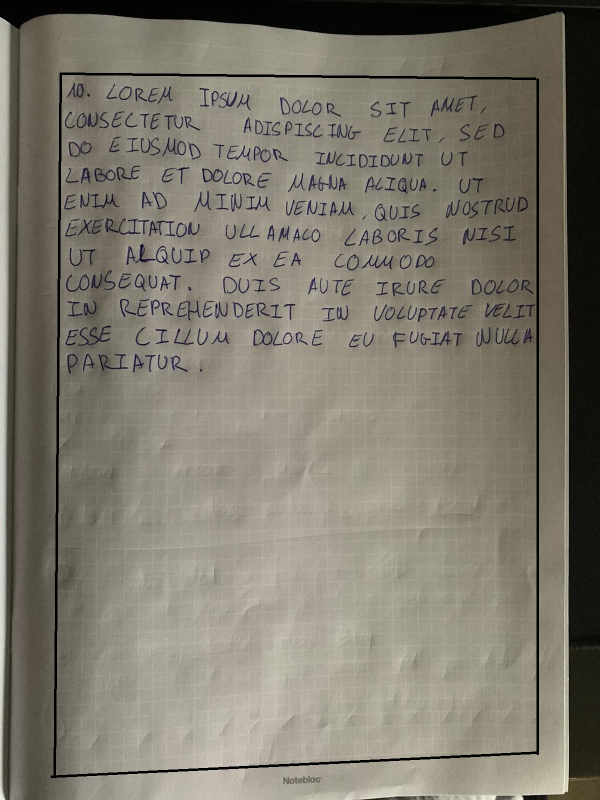
#> input picture imgs/img12.jpeg, 1200 x 1600 px (shown at 1/2 size)
$ python tractament_dades.py
#> lines starting #> are read from the running program, lines starting #| are printed output that depends on the picture; after the words box and inside, x2 and y2 are one past the last pixel; in counts of white or black regions, pixels touching at a corner belong together
import cv2
import numpy as np
import math
import matplotlib.pyplot as plt
import imutils
from imutils.perspective import four_point_transform
from skimage.filters import threshold_local


# [14 lines left out: function ResizeWithAspectRatio, not called in this run]


def fun_internet(path):
#> called with path = 'imgs/img12.jpeg'
    image = cv2.imread(path)
#> image is the input picture: shape (1600, 1200, 3); mean B, G, R 109, 121.4, 126.5
    ratio = image.shape[0] / 500.0
#> ratio = 3.2
    orig = image.copy()
    image = imutils.resize(image, height=500)
#> image: shape (500, 375, 3)
    # convert the image to grayscale, blur it, and find edges
    # in the image
    gray = cv2.cvtColor(image, cv2.COLOR_BGR2GRAY)
    gray = cv2.GaussianBlur(gray, (5, 5), 0)
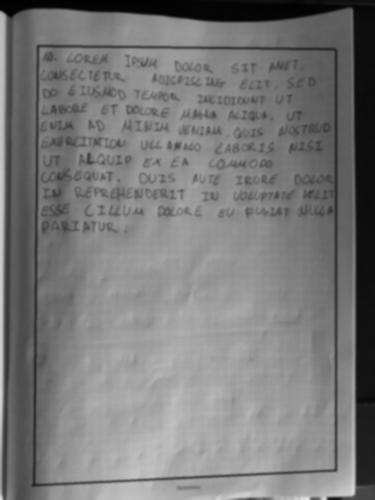
#> gray: shape (500, 375); min 1, max 227, mean 121.5
    edged = cv2.Canny(gray, 75, 200)
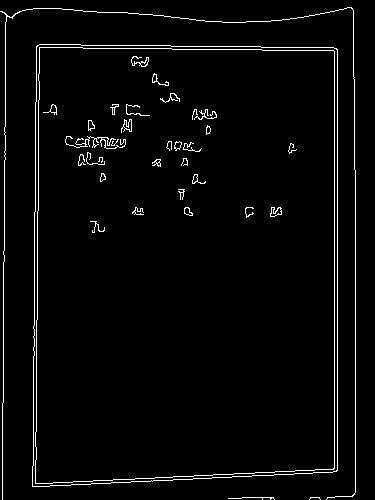
#> edged: shape (500, 375); 3% white in thin lines or dots
    # show the original image and the edge detected image
    print("STEP 1: Edge Detection")
    cv2.imshow("Image", image)
    cv2.imshow("Edged", edged)
    cv2.waitKey(0)
    cv2.destroyAllWindows()

    # find the contours in the edged image, keeping only the
    # largest ones, and initialize the screen contour
    cnts = cv2.findContours(edged.copy(), cv2.RETR_LIST, cv2.CHAIN_APPROX_SIMPLE)
#> cnts = 52 contours, 24 with area under 20; largest, box (x1, y1, x2, y2) and area: (32, 44, 338, 487) 131174, (32, 44, 338, 487) 131168, (35, 47, 335, 484) 126890, (35, 47, 335, 484) 126888, (270, 207, 282, 217) 66
    cnts = imutils.grab_contours(cnts)
    cnts = sorted(cnts, key=cv2.contourArea, reverse=True)[:5]
#> cnts = 5 contours; box (x1, y1, x2, y2) and area: (32, 44, 338, 487) 131174, (32, 44, 338, 487) 131168, (35, 47, 335, 484) 126890, (35, 47, 335, 484) 126888, (270, 207, 282, 217) 66
    # loop over the contours
    for c in cnts:
        # approximate the contour
        peri = cv2.arcLength(c, True)
        approx = cv2.approxPolyDP(c, 0.02 * peri, True)
        # if our approximated contour has four points, then we
        # can assume that we have found our screen
        if len(approx) == 4:
            screenCnt = approx
            break
#> this loop made 1 pass
#> (peri, screenCnt) on pass 1: (1481.5, [[37, 45], [32, 486], [336, 471], [337, 49]])
    # show the contour (outline) of the piece of paper
    print("STEP 2: Find contours of paper")
    cv2.drawContours(image, [screenCnt], -1, (0, 255, 0), 2)
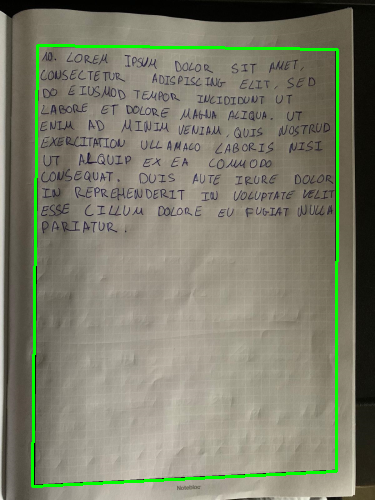
#> image: shape (500, 375, 3); mean B, G, R 107.6, 125.7, 124.7
    cv2.imshow("Outline", image)
    cv2.waitKey(0)
    cv2.destroyAllWindows()

    # apply the four point transform to obtain a top-down
    # view of the original image
    warped = four_point_transform(orig, screenCnt.reshape(4, 2) * ratio)
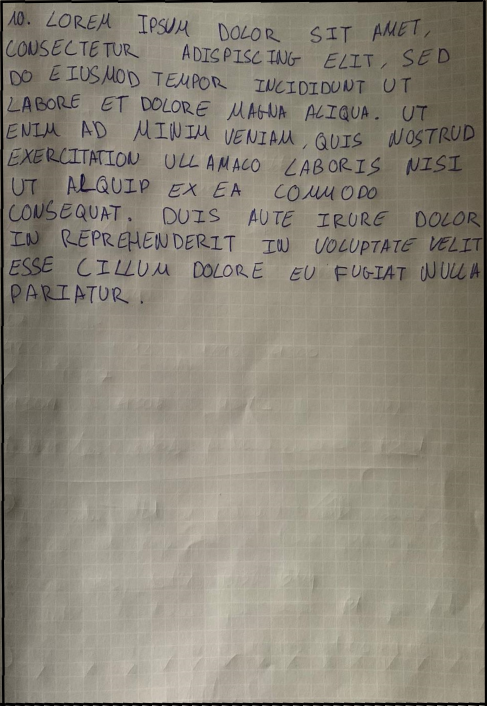
#> warped: shape (1411, 973, 3) (shown at 1/2 size); mean B, G, R 121.9, 134.5, 140.1
    # convert the warped image to grayscale, then threshold it
    # to give it that 'black and white' paper effect
    warped = cv2.cvtColor(warped, cv2.COLOR_BGR2GRAY)
#> warped: shape (1411, 973)
    T = threshold_local(warped, 11, offset=10, method="gaussian")
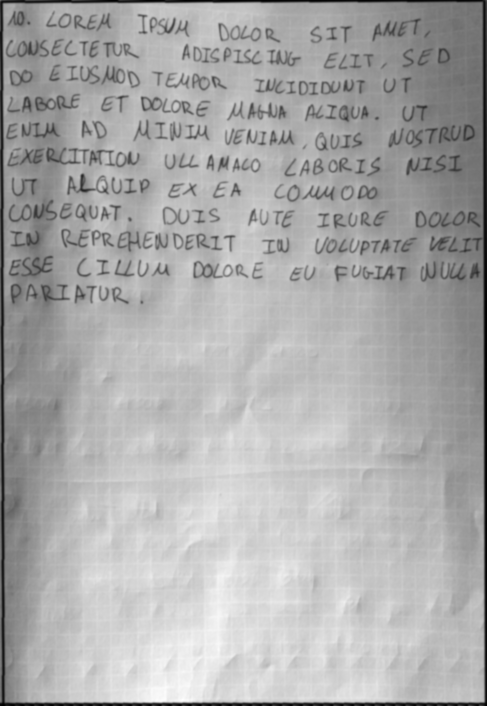
#> T: shape (1411, 973) float64 (shown at 1/2 size); min -9.63, max 189.8, mean 124.7; drawn with min black and max white
    warped = (warped > T).astype("uint8") * 255
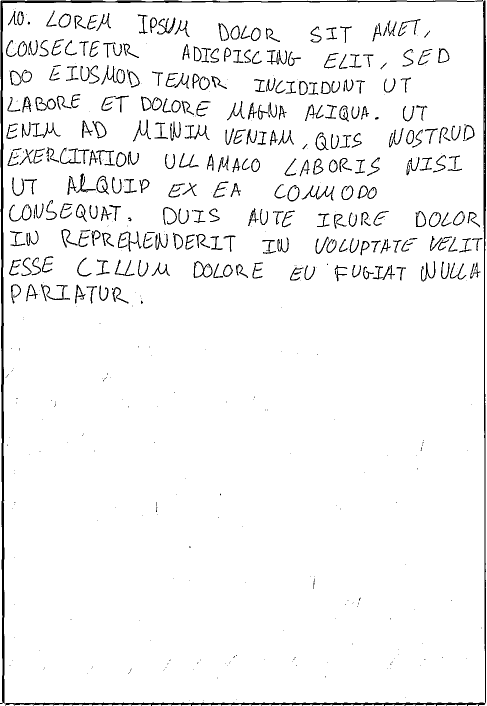
#> warped: shape (1411, 973) (shown at 1/2 size); 95.4% white; black in thin lines or dots
    # show the original and scanned images
    print("STEP 3: Apply perspective transform")
    cv2.imshow("Original", imutils.resize(orig, height=650))
    cv2.imshow("Scanned", imutils.resize(warped, height=650))
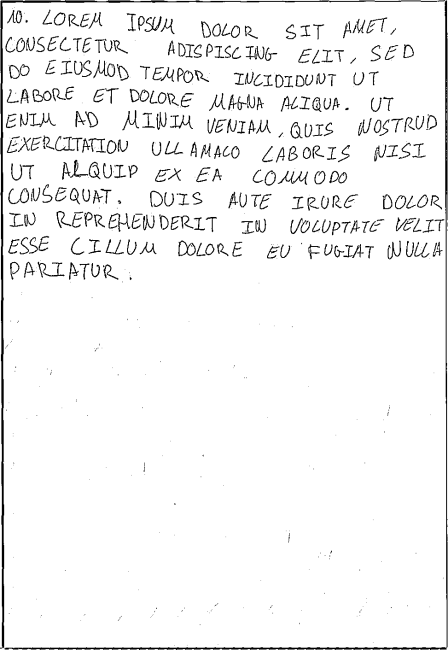
#> window 'Scanned': shape (650, 448); min 0, max 255, mean 243.2
    cv2.waitKey(0)


# [33 lines left out: functions homografy, tractament, not called in this run]


fun_internet('imgs/img12.jpeg')
